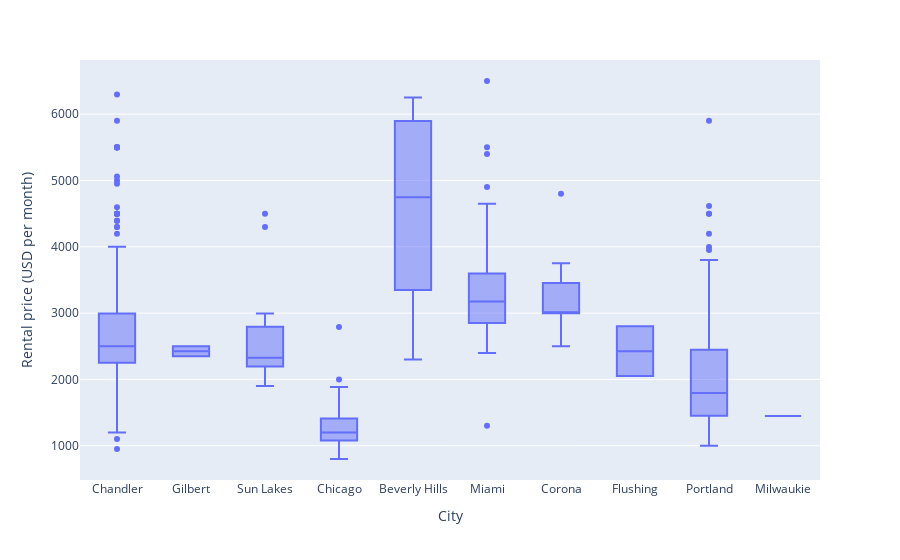

Notebook source saved alongside this figure:
### Code cell
# plot the distribution of the target variable price for different cities by plotly
import plotly.express as px
fig = px.box(rental_df, x="City", y="Rental price (USD per month)")
fig.show()

### Figure 1 — Plotly figure (JSON) as saved in the notebook; plotly's stock layout.template omitted (floating-point values rounded to 4 significant figures; data arrays with more than 128 entries replaced by an {"elided": "..."} marker saying what was removed)
{"data": [{"alignmentgroup": "True", "hovertemplate": "City=%{x}<br>Rental price (USD per month)=%{y}<extra></extra>", "legendgroup": "", "marker": {"color": "#636efa"}, "name": "", "notched": false, "offsetgroup": "", "orientation": "v", "showlegend": false, "type": "box", "x": {"elided": "721 str values"}, "x0": " ", "xaxis": "x", "y": {"elided": "721 int values"}, "y0": " ", "yaxis": "y"}], "layout": {"boxmode": "group", "legend": {"tracegroupgap": 0}, "margin": {"t": 60}, "xaxis": {"anchor": "y", "domain": [0, 1], "title": {"text": "City"}}, "yaxis": {"anchor": "x", "domain": [0, 1], "title": {"text": "Rental price (USD per month)"}}}}
